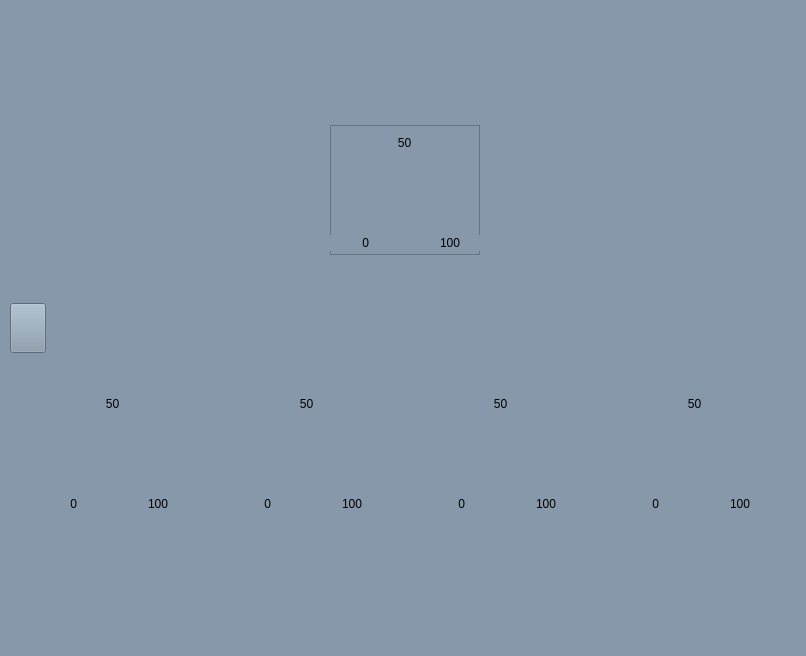
<?xml version="1.0" encoding="UTF-8"?>
<ui version="4.0">
 <class>PowerMonitorWindow</class>
 <widget class="QMainWindow" name="PowerMonitorWindow">
  <property name="enabled">
   <bool>true</bool>
  </property>
  <property name="geometry">
   <rect>
    <x>0</x>
    <y>0</y>
    <width>806</width>
    <height>656</height>
   </rect>
  </property>
  <property name="windowTitle">
   <string>MainWindow</string>
  </property>
  <property name="autoFillBackground">
   <bool>false</bool>
  </property>
  <property name="styleSheet">
   <string notr="true">background-color: rgb(134, 152, 169);</string>
  </property>
  <widget class="QWidget" name="centralwidget">
   <widget class="QWidget" name="verticalLayoutWidget">
    <property name="geometry">
     <rect>
      <x>0</x>
      <y>0</y>
      <width>811</width>
      <height>661</height>
     </rect>
    </property>
    <layout class="QVBoxLayout" name="verticalLayout_2">
     <property name="sizeConstraint">
      <enum>QLayout::SizeConstraint::SetDefaultConstraint</enum>
     </property>
     <item>
      <layout class="QHBoxLayout" name="horizontalLayout_3">
       <property name="sizeConstraint">
        <enum>QLayout::SizeConstraint::SetDefaultConstraint</enum>
       </property>
       <item>
        <widget class="QFrame" name="frame">
         <property name="enabled">
          <bool>true</bool>
         </property>
         <property name="sizePolicy">
          <sizepolicy hsizetype="Fixed" vsizetype="Fixed">
           <horstretch>0</horstretch>
           <verstretch>0</verstretch>
          </sizepolicy>
         </property>
         <property name="minimumSize">
          <size>
           <width>150</width>
           <height>130</height>
          </size>
         </property>
         <property name="autoFillBackground">
          <bool>true</bool>
         </property>
         <property name="styleSheet">
          <string notr="true">background-color: rgb(134, 152, 169);</string>
         </property>
         <property name="frameShape">
          <enum>QFrame::Shape::StyledPanel</enum>
         </property>
         <property name="frameShadow">
          <enum>QFrame::Shadow::Raised</enum>
         </property>
         <widget class="QLabel" name="arc1_val3">
          <property name="geometry">
           <rect>
            <x>25</x>
            <y>25</y>
            <width>100</width>
            <height>100</height>
           </rect>
          </property>
          <property name="autoFillBackground">
           <bool>false</bool>
          </property>
          <property name="styleSheet">
           <string notr="true">background-color: rgba(255, 255, 255, 0);</string>
          </property>
          <property name="text">
           <string/>
          </property>
          <property name="pixmap">
           <pixmap>../assests/arc-rotor_down.png</pixmap>
          </property>
          <property name="scaledContents">
           <bool>false</bool>
          </property>
          <property name="alignment">
           <set>Qt::AlignmentFlag::AlignCenter</set>
          </property>
         </widget>
         <widget class="QLabel" name="arc1_body">
          <property name="geometry">
           <rect>
            <x>25</x>
            <y>25</y>
            <width>100</width>
            <height>100</height>
           </rect>
          </property>
          <property name="autoFillBackground">
           <bool>false</bool>
          </property>
          <property name="styleSheet">
           <string notr="true">background-color: rgba(255, 255, 255, 0);</string>
          </property>
          <property name="text">
           <string/>
          </property>
          <property name="pixmap">
           <pixmap>../assests/arc_body.png</pixmap>
          </property>
          <property name="scaledContents">
           <bool>true</bool>
          </property>
         </widget>
         <widget class="QLabel" name="arc1_val2">
          <property name="geometry">
           <rect>
            <x>25</x>
            <y>25</y>
            <width>100</width>
            <height>100</height>
           </rect>
          </property>
          <property name="autoFillBackground">
           <bool>false</bool>
          </property>
          <property name="styleSheet">
           <string notr="true">background-color: rgba(255, 255, 255, 0);</string>
          </property>
          <property name="text">
           <string/>
          </property>
          <property name="pixmap">
           <pixmap>../assests/arc-rotor_down.png</pixmap>
          </property>
          <property name="scaledContents">
           <bool>false</bool>
          </property>
          <property name="alignment">
           <set>Qt::AlignmentFlag::AlignCenter</set>
          </property>
         </widget>
         <widget class="QLabel" name="arc1_val1">
          <property name="geometry">
           <rect>
            <x>25</x>
            <y>25</y>
            <width>100</width>
            <height>100</height>
           </rect>
          </property>
          <property name="sizePolicy">
           <sizepolicy hsizetype="Preferred" vsizetype="Preferred">
            <horstretch>0</horstretch>
            <verstretch>0</verstretch>
           </sizepolicy>
          </property>
          <property name="autoFillBackground">
           <bool>false</bool>
          </property>
          <property name="styleSheet">
           <string notr="true">background-color: rgba(255, 255, 255, 0);</string>
          </property>
          <property name="text">
           <string/>
          </property>
          <property name="pixmap">
           <pixmap>../assests/arc-rotor_down.png</pixmap>
          </property>
          <property name="scaledContents">
           <bool>false</bool>
          </property>
          <property name="alignment">
           <set>Qt::AlignmentFlag::AlignCenter</set>
          </property>
         </widget>
         <widget class="QLabel" name="label">
          <property name="geometry">
           <rect>
            <x>35</x>
            <y>106</y>
            <width>81</width>
            <height>20</height>
           </rect>
          </property>
          <property name="text">
           <string/>
          </property>
         </widget>
         <widget class="QLabel" name="arc1_mid_value">
          <property name="geometry">
           <rect>
            <x>50</x>
            <y>10</y>
            <width>49</width>
            <height>16</height>
           </rect>
          </property>
          <property name="text">
           <string>50</string>
          </property>
          <property name="alignment">
           <set>Qt::AlignmentFlag::AlignCenter</set>
          </property>
         </widget>
         <widget class="QLabel" name="arc1_min_value">
          <property name="geometry">
           <rect>
            <x>-10</x>
            <y>110</y>
            <width>49</width>
            <height>16</height>
           </rect>
          </property>
          <property name="text">
           <string>0</string>
          </property>
          <property name="alignment">
           <set>Qt::AlignmentFlag::AlignRight|Qt::AlignmentFlag::AlignTrailing|Qt::AlignmentFlag::AlignVCenter</set>
          </property>
         </widget>
         <widget class="QLabel" name="arc1_max_value">
          <property name="geometry">
           <rect>
            <x>110</x>
            <y>110</y>
            <width>49</width>
            <height>16</height>
           </rect>
          </property>
          <property name="text">
           <string>100</string>
          </property>
         </widget>
        </widget>
       </item>
      </layout>
     </item>
     <item>
      <layout class="QHBoxLayout" name="horizontalLayout_2">
       <property name="sizeConstraint">
        <enum>QLayout::SizeConstraint::SetDefaultConstraint</enum>
       </property>
       <item>
        <widget class="QWidget" name="widget_4" native="true">
         <property name="sizePolicy">
          <sizepolicy hsizetype="Fixed" vsizetype="Fixed">
           <horstretch>0</horstretch>
           <verstretch>0</verstretch>
          </sizepolicy>
         </property>
         <property name="minimumSize">
          <size>
           <width>150</width>
           <height>150</height>
          </size>
         </property>
         <property name="autoFillBackground">
          <bool>false</bool>
         </property>
         <widget class="QLabel" name="arc5_body">
          <property name="geometry">
           <rect>
            <x>25</x>
            <y>25</y>
            <width>100</width>
            <height>100</height>
           </rect>
          </property>
          <property name="autoFillBackground">
           <bool>false</bool>
          </property>
          <property name="styleSheet">
           <string notr="true">background-color: rgba(255, 255, 255, 0);</string>
          </property>
          <property name="text">
           <string/>
          </property>
          <property name="pixmap">
           <pixmap>../assests/arc_body_simple.png</pixmap>
          </property>
          <property name="scaledContents">
           <bool>false</bool>
          </property>
          <property name="alignment">
           <set>Qt::AlignmentFlag::AlignCenter</set>
          </property>
         </widget>
         <widget class="QLabel" name="arc5_needle">
          <property name="geometry">
           <rect>
            <x>25</x>
            <y>25</y>
            <width>100</width>
            <height>100</height>
           </rect>
          </property>
          <property name="autoFillBackground">
           <bool>false</bool>
          </property>
          <property name="styleSheet">
           <string notr="true">background-color: rgba(255, 255, 255, 0);</string>
          </property>
          <property name="text">
           <string/>
          </property>
          <property name="pixmap">
           <pixmap>../assests/arc_needle.png</pixmap>
          </property>
          <property name="scaledContents">
           <bool>false</bool>
          </property>
          <property name="alignment">
           <set>Qt::AlignmentFlag::AlignCenter</set>
          </property>
         </widget>
         <widget class="QLabel" name="arc5_min_value">
          <property name="geometry">
           <rect>
            <x>-10</x>
            <y>110</y>
            <width>49</width>
            <height>16</height>
           </rect>
          </property>
          <property name="text">
           <string>0</string>
          </property>
          <property name="textFormat">
           <enum>Qt::TextFormat::PlainText</enum>
          </property>
          <property name="scaledContents">
           <bool>false</bool>
          </property>
          <property name="alignment">
           <set>Qt::AlignmentFlag::AlignRight|Qt::AlignmentFlag::AlignTrailing|Qt::AlignmentFlag::AlignVCenter</set>
          </property>
         </widget>
         <widget class="QLabel" name="arc5_max_value">
          <property name="geometry">
           <rect>
            <x>110</x>
            <y>110</y>
            <width>49</width>
            <height>16</height>
           </rect>
          </property>
          <property name="text">
           <string>100</string>
          </property>
         </widget>
         <widget class="QLabel" name="arc5_mid_value">
          <property name="geometry">
           <rect>
            <x>50</x>
            <y>10</y>
            <width>49</width>
            <height>16</height>
           </rect>
          </property>
          <property name="text">
           <string>50</string>
          </property>
          <property name="alignment">
           <set>Qt::AlignmentFlag::AlignCenter</set>
          </property>
         </widget>
        </widget>
       </item>
       <item>
        <widget class="QWidget" name="widget_3" native="true">
         <property name="sizePolicy">
          <sizepolicy hsizetype="Fixed" vsizetype="Fixed">
           <horstretch>0</horstretch>
           <verstretch>0</verstretch>
          </sizepolicy>
         </property>
         <property name="minimumSize">
          <size>
           <width>150</width>
           <height>150</height>
          </size>
         </property>
         <property name="autoFillBackground">
          <bool>false</bool>
         </property>
         <widget class="QLabel" name="arc4_body">
          <property name="geometry">
           <rect>
            <x>25</x>
            <y>25</y>
            <width>100</width>
            <height>100</height>
           </rect>
          </property>
          <property name="autoFillBackground">
           <bool>false</bool>
          </property>
          <property name="styleSheet">
           <string notr="true">background-color: rgba(255, 255, 255, 0);</string>
          </property>
          <property name="text">
           <string/>
          </property>
          <property name="pixmap">
           <pixmap>../assests/arc_body_brown.png</pixmap>
          </property>
          <property name="scaledContents">
           <bool>false</bool>
          </property>
          <property name="alignment">
           <set>Qt::AlignmentFlag::AlignCenter</set>
          </property>
         </widget>
         <widget class="QLabel" name="arc4_needle">
          <property name="geometry">
           <rect>
            <x>25</x>
            <y>25</y>
            <width>100</width>
            <height>100</height>
           </rect>
          </property>
          <property name="autoFillBackground">
           <bool>false</bool>
          </property>
          <property name="styleSheet">
           <string notr="true">background-color: rgba(255, 255, 255, 0);</string>
          </property>
          <property name="text">
           <string/>
          </property>
          <property name="pixmap">
           <pixmap>../assests/arc_needle.png</pixmap>
          </property>
          <property name="scaledContents">
           <bool>false</bool>
          </property>
          <property name="alignment">
           <set>Qt::AlignmentFlag::AlignCenter</set>
          </property>
         </widget>
         <widget class="QLabel" name="arc4_min_value">
          <property name="geometry">
           <rect>
            <x>-10</x>
            <y>110</y>
            <width>49</width>
            <height>16</height>
           </rect>
          </property>
          <property name="text">
           <string>0</string>
          </property>
          <property name="alignment">
           <set>Qt::AlignmentFlag::AlignRight|Qt::AlignmentFlag::AlignTrailing|Qt::AlignmentFlag::AlignVCenter</set>
          </property>
         </widget>
         <widget class="QLabel" name="arc4_max_value">
          <property name="geometry">
           <rect>
            <x>110</x>
            <y>110</y>
            <width>49</width>
            <height>16</height>
           </rect>
          </property>
          <property name="text">
           <string>100</string>
          </property>
         </widget>
         <widget class="QLabel" name="arc4_mid_value">
          <property name="geometry">
           <rect>
            <x>50</x>
            <y>10</y>
            <width>49</width>
            <height>16</height>
           </rect>
          </property>
          <property name="text">
           <string>50</string>
          </property>
          <property name="alignment">
           <set>Qt::AlignmentFlag::AlignCenter</set>
          </property>
         </widget>
        </widget>
       </item>
       <item>
        <widget class="QWidget" name="widget_2" native="true">
         <property name="sizePolicy">
          <sizepolicy hsizetype="Fixed" vsizetype="Fixed">
           <horstretch>0</horstretch>
           <verstretch>0</verstretch>
          </sizepolicy>
         </property>
         <property name="minimumSize">
          <size>
           <width>150</width>
           <height>150</height>
          </size>
         </property>
         <property name="autoFillBackground">
          <bool>false</bool>
         </property>
         <widget class="QLabel" name="arc3_body">
          <property name="geometry">
           <rect>
            <x>25</x>
            <y>25</y>
            <width>100</width>
            <height>100</height>
           </rect>
          </property>
          <property name="autoFillBackground">
           <bool>false</bool>
          </property>
          <property name="styleSheet">
           <string notr="true">background-color: rgba(255, 255, 255, 0);</string>
          </property>
          <property name="text">
           <string/>
          </property>
          <property name="pixmap">
           <pixmap>../assests/arc_body_purple.png</pixmap>
          </property>
          <property name="scaledContents">
           <bool>false</bool>
          </property>
          <property name="alignment">
           <set>Qt::AlignmentFlag::AlignCenter</set>
          </property>
         </widget>
         <widget class="QLabel" name="arc3_needle">
          <property name="geometry">
           <rect>
            <x>25</x>
            <y>25</y>
            <width>100</width>
            <height>100</height>
           </rect>
          </property>
          <property name="autoFillBackground">
           <bool>false</bool>
          </property>
          <property name="styleSheet">
           <string notr="true">background-color: rgba(255, 255, 255, 0);</string>
          </property>
          <property name="text">
           <string/>
          </property>
          <property name="pixmap">
           <pixmap>../assests/arc_needle.png</pixmap>
          </property>
          <property name="scaledContents">
           <bool>false</bool>
          </property>
          <property name="alignment">
           <set>Qt::AlignmentFlag::AlignCenter</set>
          </property>
         </widget>
         <widget class="QLabel" name="arc3_min_value">
          <property name="geometry">
           <rect>
            <x>-10</x>
            <y>110</y>
            <width>49</width>
            <height>16</height>
           </rect>
          </property>
          <property name="text">
           <string>0</string>
          </property>
          <property name="alignment">
           <set>Qt::AlignmentFlag::AlignRight|Qt::AlignmentFlag::AlignTrailing|Qt::AlignmentFlag::AlignVCenter</set>
          </property>
         </widget>
         <widget class="QLabel" name="arc3_max_value">
          <property name="geometry">
           <rect>
            <x>110</x>
            <y>110</y>
            <width>49</width>
            <height>16</height>
           </rect>
          </property>
          <property name="text">
           <string>100</string>
          </property>
         </widget>
         <widget class="QLabel" name="arc3_mid_value">
          <property name="geometry">
           <rect>
            <x>50</x>
            <y>10</y>
            <width>49</width>
            <height>16</height>
           </rect>
          </property>
          <property name="text">
           <string>50</string>
          </property>
          <property name="alignment">
           <set>Qt::AlignmentFlag::AlignCenter</set>
          </property>
         </widget>
        </widget>
       </item>
       <item>
        <widget class="QWidget" name="widget" native="true">
         <property name="sizePolicy">
          <sizepolicy hsizetype="Fixed" vsizetype="Fixed">
           <horstretch>0</horstretch>
           <verstretch>0</verstretch>
          </sizepolicy>
         </property>
         <property name="minimumSize">
          <size>
           <width>150</width>
           <height>150</height>
          </size>
         </property>
         <property name="focusPolicy">
          <enum>Qt::FocusPolicy::StrongFocus</enum>
         </property>
         <property name="contextMenuPolicy">
          <enum>Qt::ContextMenuPolicy::DefaultContextMenu</enum>
         </property>
         <property name="layoutDirection">
          <enum>Qt::LayoutDirection::LeftToRight</enum>
         </property>
         <property name="autoFillBackground">
          <bool>false</bool>
         </property>
         <widget class="QLabel" name="arc2_body">
          <property name="geometry">
           <rect>
            <x>25</x>
            <y>25</y>
            <width>100</width>
            <height>100</height>
           </rect>
          </property>
          <property name="sizePolicy">
           <sizepolicy hsizetype="Fixed" vsizetype="Fixed">
            <horstretch>0</horstretch>
            <verstretch>0</verstretch>
           </sizepolicy>
          </property>
          <property name="autoFillBackground">
           <bool>false</bool>
          </property>
          <property name="styleSheet">
           <string notr="true">background-color: rgba(255, 255, 255, 0);</string>
          </property>
          <property name="text">
           <string/>
          </property>
          <property name="pixmap">
           <pixmap>../assests/arc_body_black.png</pixmap>
          </property>
          <property name="scaledContents">
           <bool>false</bool>
          </property>
          <property name="alignment">
           <set>Qt::AlignmentFlag::AlignCenter</set>
          </property>
         </widget>
         <widget class="QLabel" name="arc2_needle">
          <property name="geometry">
           <rect>
            <x>25</x>
            <y>25</y>
            <width>100</width>
            <height>100</height>
           </rect>
          </property>
          <property name="sizePolicy">
           <sizepolicy hsizetype="Maximum" vsizetype="Maximum">
            <horstretch>0</horstretch>
            <verstretch>0</verstretch>
           </sizepolicy>
          </property>
          <property name="autoFillBackground">
           <bool>false</bool>
          </property>
          <property name="styleSheet">
           <string notr="true">background-color: rgba(255, 255, 255, 0);</string>
          </property>
          <property name="text">
           <string/>
          </property>
          <property name="pixmap">
           <pixmap>../assests/arc_needle.png</pixmap>
          </property>
          <property name="scaledContents">
           <bool>false</bool>
          </property>
          <property name="alignment">
           <set>Qt::AlignmentFlag::AlignCenter</set>
          </property>
         </widget>
         <widget class="QLabel" name="arc2_mid_value">
          <property name="geometry">
           <rect>
            <x>50</x>
            <y>10</y>
            <width>49</width>
            <height>16</height>
           </rect>
          </property>
          <property name="text">
           <string>50</string>
          </property>
          <property name="alignment">
           <set>Qt::AlignmentFlag::AlignCenter</set>
          </property>
         </widget>
         <widget class="QLabel" name="arc2_min_value">
          <property name="geometry">
           <rect>
            <x>-10</x>
            <y>110</y>
            <width>49</width>
            <height>16</height>
           </rect>
          </property>
          <property name="text">
           <string>0</string>
          </property>
          <property name="alignment">
           <set>Qt::AlignmentFlag::AlignRight|Qt::AlignmentFlag::AlignTrailing|Qt::AlignmentFlag::AlignVCenter</set>
          </property>
         </widget>
         <widget class="QLabel" name="arc2_max_value">
          <property name="geometry">
           <rect>
            <x>110</x>
            <y>110</y>
            <width>49</width>
            <height>16</height>
           </rect>
          </property>
          <property name="text">
           <string>100</string>
          </property>
         </widget>
        </widget>
       </item>
      </layout>
     </item>
    </layout>
   </widget>
   <widget class="QPushButton" name="previous_page">
    <property name="geometry">
     <rect>
      <x>10</x>
      <y>303</y>
      <width>36</width>
      <height>50</height>
     </rect>
    </property>
    <property name="autoFillBackground">
     <bool>false</bool>
    </property>
    <property name="text">
     <string/>
    </property>
    <property name="icon">
     <iconset theme="QIcon::ThemeIcon::GoPrevious"/>
    </property>
    <property name="iconSize">
     <size>
      <width>50</width>
      <height>50</height>
     </size>
    </property>
   </widget>
  </widget>
 </widget>
 <resources/>
 <connections/>
</ui>
